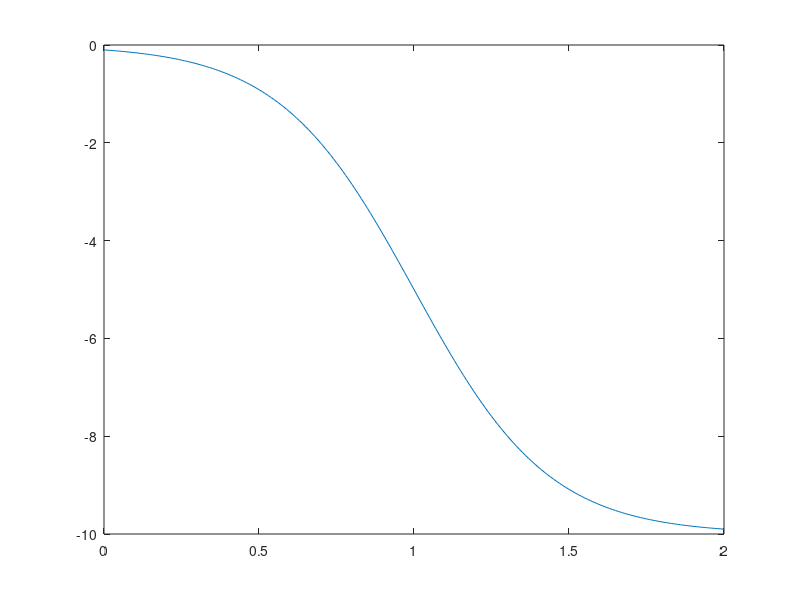

Write MATLAB code to recreate this figure.

x0 = 0;
phigh = 0.99;
plow = 0.01;
L = -10;
alpha = 0.2;
k = -1/(L*alpha)*log(1/phigh-1)+1/(L*alpha)*log(1/plow-1);

x = 0:0.01:abs(L*alpha);

f = L./(1+exp(-sign(L)*k*(x-x0-abs(L*alpha)/2)));

plot(x,f)
% axis([0,abs(alpha*L),0,L])
